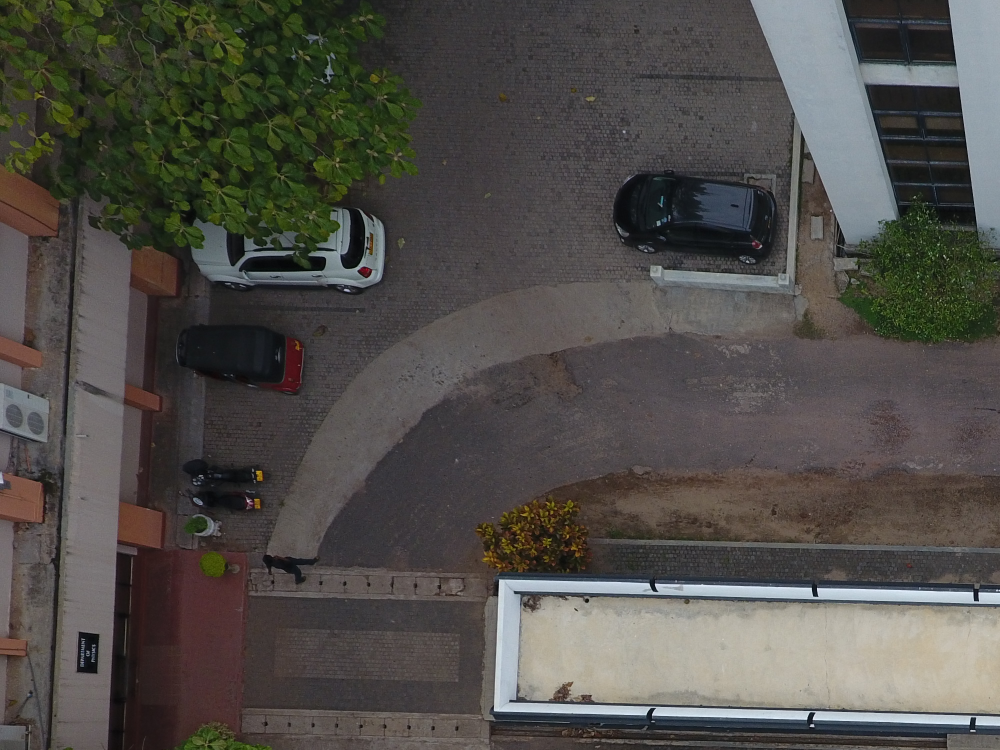
#> input picture d4d-data/detecting_water_retention_areas/test_image/10_01_01.png, 2000 x 1500 px (shown at 1/2 size); its folder holds only this picture in this run
$ python tester.py   (Python 2 division)
#> lines starting #> are read from the running program, lines starting #| are printed output that depends on the picture
import numpy as np
from skimage.transform import pyramid_gaussian
from imutils.object_detection import non_max_suppression
import imutils
from skimage.feature import hog
from sklearn.externals import joblib
import cv2
from config import *
from skimage import color
import matplotlib.pyplot as plt
import os
import glob

model_path = "./classifier"

def sliding_window(image, window_size, step_size):
    for y in xrange(0, image.shape[0], step_size[1]):
        for x in xrange(0, image.shape[1], step_size[0]):
            yield (x, y, image[y: y + window_size[1], x: x + window_size[0]])

def detector(filename):
    #Read the image
#> called with filename = './test_image/10_01_01.png'
    im = cv2.imread(filename)
#> im is the input picture: shape (1500, 2000, 3); mean B, G, R 73.5, 77.9, 80.5
    im = imutils.resize(im, width = min(400, im.shape[1]))
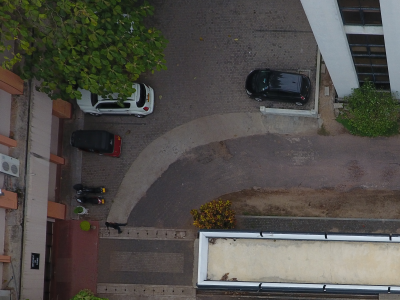
#> im: shape (300, 400, 3); mean B, G, R 73.5, 77.9, 80.5
    min_wdw_sz = (100, 100)
    step_size = (10, 10)
    downscale = 1.25

    #Load the classifier
#> (the run stopped early here; a loop or call above may not have finished)

$ run again, on d4d-data/detecting_water_retention_areas/test_image/11_01_02.png
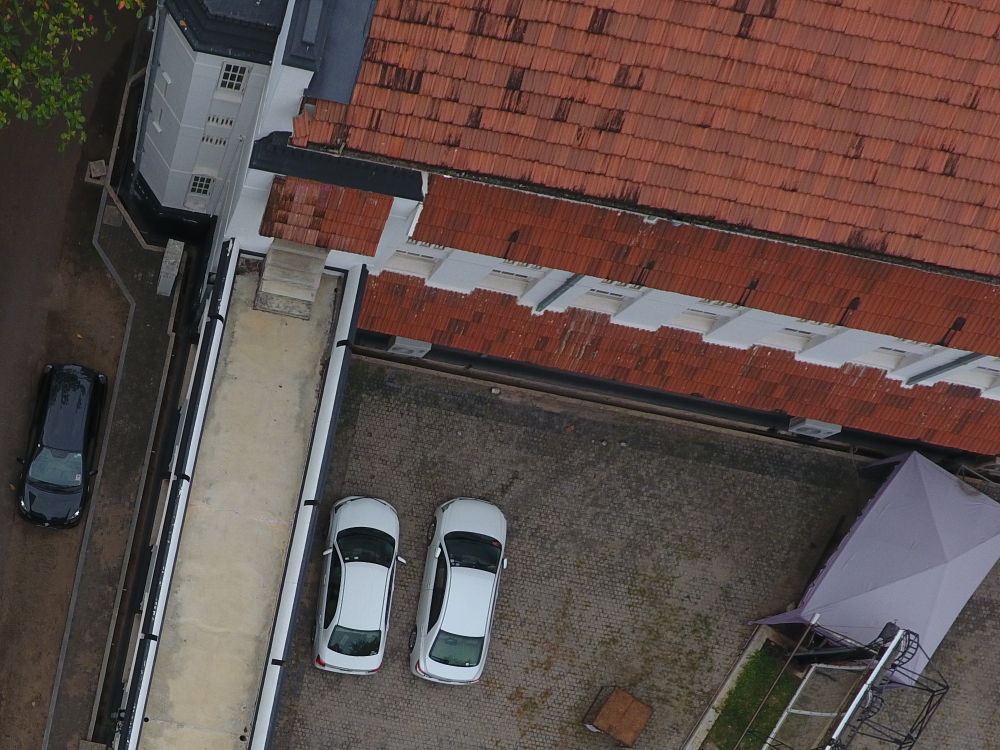
#> input picture d4d-data/detecting_water_retention_areas/test_image/11_01_02.png, 2000 x 1500 px (shown at 1/2 size)
#> in detector, im is the input picture: shape (1500, 2000, 3); mean B, G, R 73, 76.8, 93.1
#> in detector, `im = imutils.resize(im, width = min(400, im.shape[1]))`:
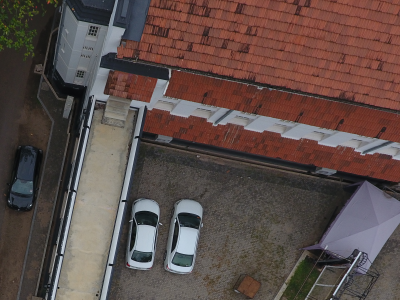
#> im: shape (300, 400, 3); mean B, G, R 73, 76.8, 93.1

$ run again, on d4d-data/detecting_water_retention_areas/test_image/11_02_01.png
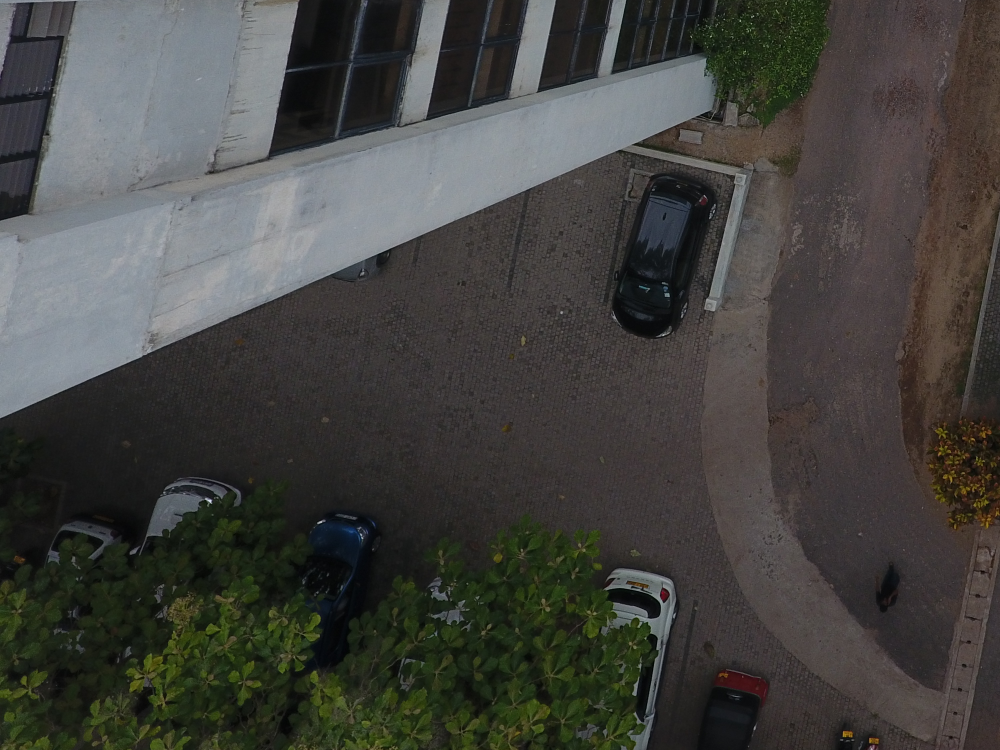
#> input picture d4d-data/detecting_water_retention_areas/test_image/11_02_01.png, 2000 x 1500 px (shown at 1/2 size)
#> in detector, im is the input picture: shape (1500, 2000, 3); mean B, G, R 63.9, 67.4, 67.7
#> in detector, `im = imutils.resize(im, width = min(400, im.shape[1]))`:
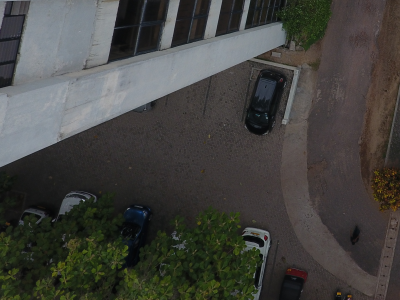
#> im: shape (300, 400, 3); mean B, G, R 63.9, 67.4, 67.7

$ run again, on d4d-data/detecting_water_retention_areas/test_image/11_02_02.png
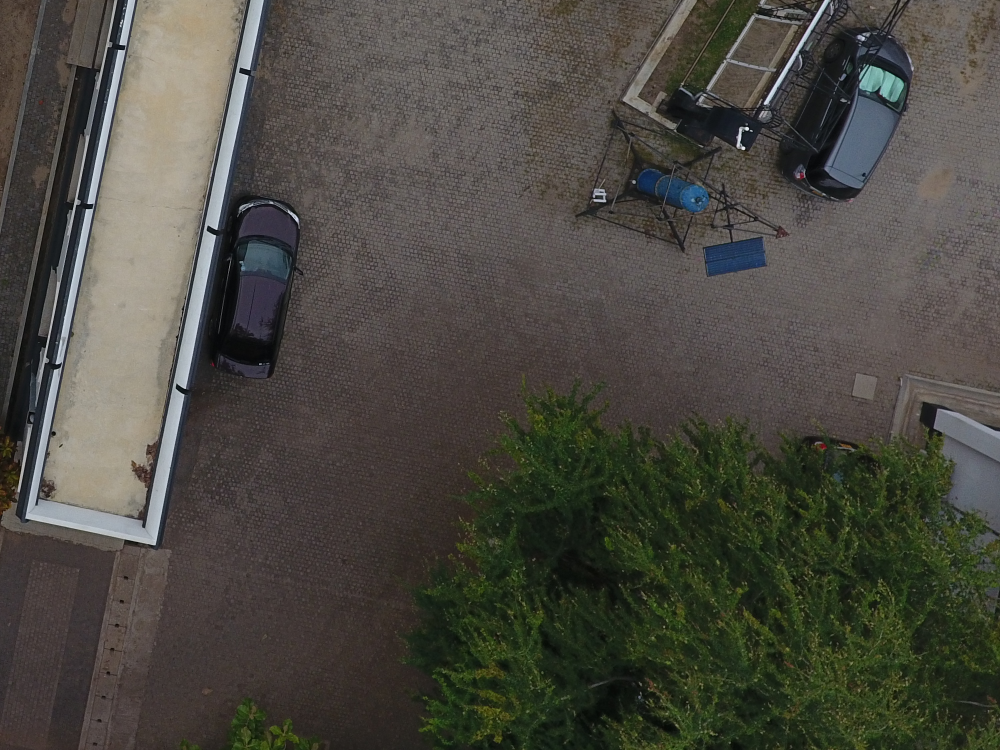
#> input picture d4d-data/detecting_water_retention_areas/test_image/11_02_02.png, 2000 x 1500 px (shown at 1/2 size)
#> in detector, im is the input picture: shape (1500, 2000, 3); mean B, G, R 65.5, 73.1, 74.8
#> in detector, `im = imutils.resize(im, width = min(400, im.shape[1]))`:
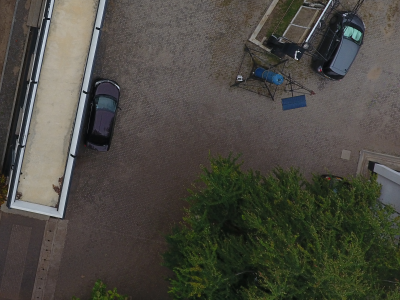
#> im: shape (300, 400, 3); mean B, G, R 65.5, 73.1, 74.8

$ run again, on d4d-data/detecting_water_retention_areas/test_image/10_01_02.png
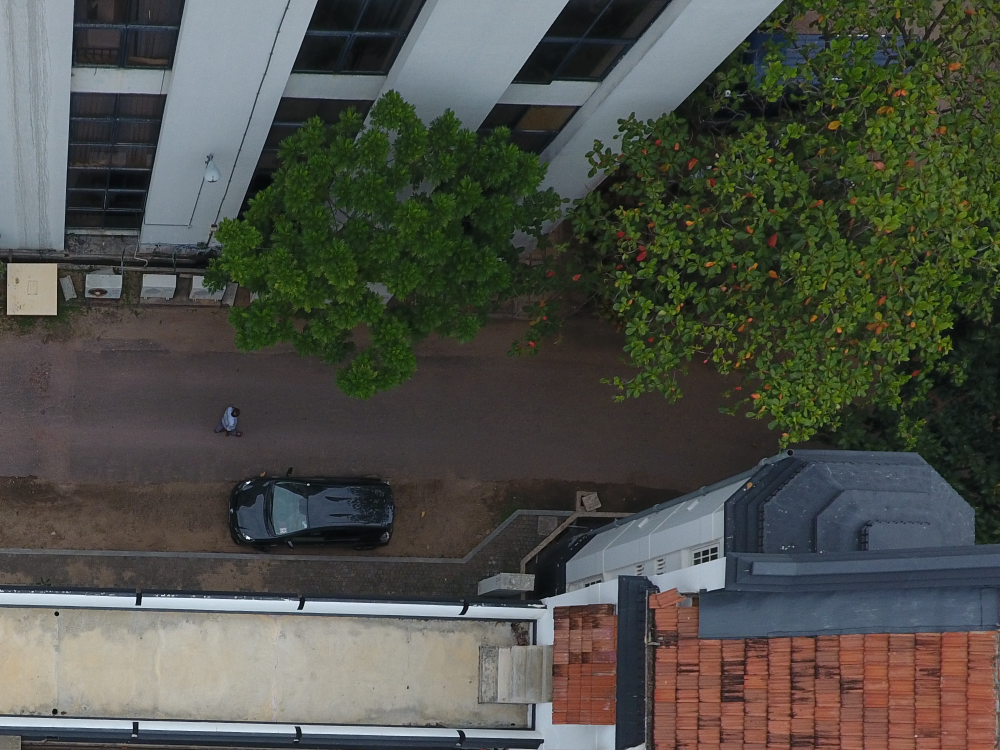
#> input picture d4d-data/detecting_water_retention_areas/test_image/10_01_02.png, 2000 x 1500 px (shown at 1/2 size)
#> in detector, im is the input picture: shape (1500, 2000, 3); mean B, G, R 71.9, 79.5, 77.6
#> in detector, `im = imutils.resize(im, width = min(400, im.shape[1]))`:
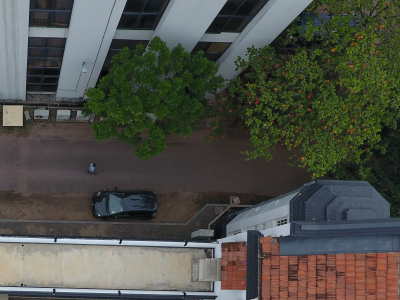
#> im: shape (300, 400, 3); mean B, G, R 71.9, 79.5, 77.6
